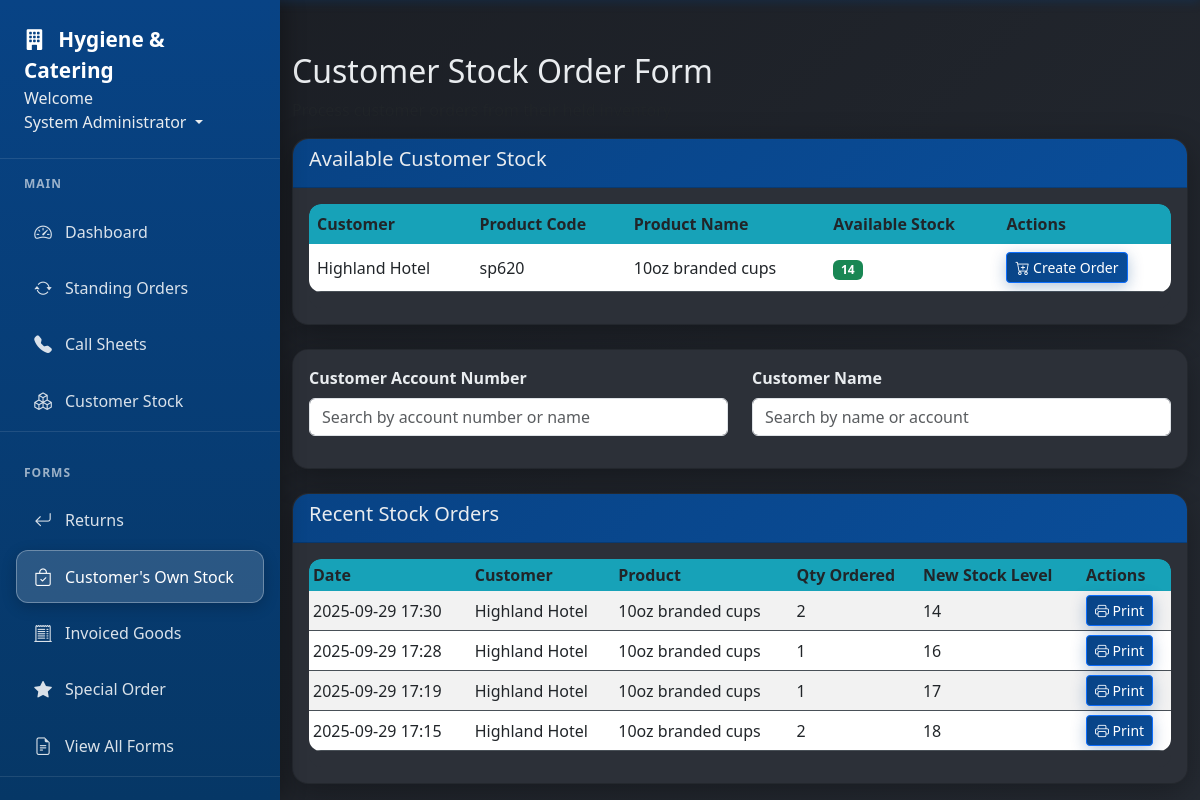
/branded-stock (signed in), run on the app's committed database.
### app/models.py (models this page shows, shortened)
class User(db.Model, UserMixin):
    id = db.Column(db.Integer, primary_key=True)
    username = db.Column(db.String(20), unique=True, nullable=False)  # Keep for system use
    email = db.Column(db.String(120), unique=True, nullable=False, index=True)  # Primary identifier
    full_name = db.Column(db.String(100), nullable=False)
    password_hash = db.Column(db.String(128), nullable=False)  # Changed from 'password' to 'password_hash'
    role = db.Column(db.String(20), nullable=False)
    job_title = db.Column(db.String(100))
    direct_phone = db.Column(db.String(20))
    mobile_phone = db.Column(db.String(20))
    is_active = db.Column(db.Boolean, default=True)
    must_change_password = db.Column(db.Boolean, default=False)
    created_at = db.Column(db.DateTime, nullable=False, default=datetime.utcnow)
    last_login = db.Column(db.DateTime)
    forms = db.relationship('Form', foreign_keys='Form.user_id', backref='author', lazy=True)
    callsheet_entries = db.relationship('CallsheetEntry', backref='entered_by', lazy=True)
    callsheets_created = db.relationship('Callsheet', backref='created_by_user', lazy=True)
    todo_items = db.relationship('TodoItem', backref='user', lazy=True, cascade='all, delete-orphan')
    company_updates = db.relationship('CompanyUpdate', backref='author', lazy=True, cascade='all, delete-orphan')

class CustomerStock(db.Model):
    id = db.Column(db.Integer, primary_key=True)
    customer_id = db.Column(db.Integer, db.ForeignKey('customer.id'), nullable=False)
    product_code = db.Column(db.String(50), nullable=True)  # Changed to nullable=True
    product_name = db.Column(db.String(100), nullable=False)
    current_stock = db.Column(db.Integer, nullable=False, default=0)
    reorder_level = db.Column(db.Integer, default=5)  # Alert when stock gets low
    created_at = db.Column(db.DateTime, nullable=False, default=datetime.utcnow)
    updated_at = db.Column(db.DateTime, nullable=False, default=datetime.utcnow, onupdate=datetime.utcnow)
    customer = db.relationship('Customer', backref=db.backref('stock_items', lazy=True))
    transactions = db.relationship('StockTransaction', backref='stock_item', lazy=True, cascade='all, delete-orphan')

class Customer(db.Model):
    id = db.Column(db.Integer, primary_key=True)
    account_number = db.Column(db.String(20), unique=True, nullable=False, index=True)
    name = db.Column(db.String(100), nullable=False, index=True)
    contact_name = db.Column(db.String(100))
    phone = db.Column(db.String(20))
    email = db.Column(db.String(100))
    address = db.Column(db.String(200))
    notes = db.Column(db.Text)
    callsheet_notes = db.Column(db.Text)  # Persistent across all callsheets
    callsheet_entries = db.relationship('CallsheetEntry', backref='customer', lazy=True)

class Form(db.Model):
    id = db.Column(db.Integer, primary_key=True)
    type = db.Column(db.String(50), nullable=False)
    data = db.Column(db.Text, nullable=False)
    date_created = db.Column(db.DateTime, nullable=False, default=datetime.utcnow)
    user_id = db.Column(db.Integer, db.ForeignKey('user.id'), nullable=False)
    is_completed = db.Column(db.Boolean, default=False)
    completed_date = db.Column(db.DateTime, nullable=True)
    completed_by = db.Column(db.Integer, db.ForeignKey('user.id'), nullable=True)
    is_archived = db.Column(db.Boolean, default=False)
    completer = db.relationship('User', foreign_keys=[completed_by], backref='completed_forms')

### app/routes.py (the view, shortened to what this page needs)
@main.route('/branded-stock', methods=['GET', 'POST'])
@login_required
def branded_stock():
    form = BrandedStockForm()
    stock_items = CustomerStock.query.join(Customer).order_by(Customer.name, CustomerStock.product_name).all()
    recent_forms = Form.query.filter_by(type='branded_stock').order_by(Form.date_created.desc()).limit(5).all()
    recent_branded_stock = []
    for form_entry in recent_forms:
        form_dict = {
            'id': form_entry.id,
            'date_created': form_entry.date_created,
            'data': json.loads(form_entry.data)
        }
        recent_branded_stock.append(form_dict)
    return render_template('branded_stock.html',
                         title='Customer Stock Orders',
                         form=form,
                         stock_items=stock_items,
                         recent_branded_stock=recent_branded_stock)

### app/templates/branded_stock.html (shortened to what this page needs)
{% extends "base.html" %}
{% block content %}
<h2>Customer Stock Order Form</h2>
<p class="text-muted">Process customer orders from their held inventory</p>
<div class="card mb-4">
  <div class="card-header">
    <h5>Available Customer Stock</h5>
  </div>
  <div class="card-body">
    {% if stock_items and stock_items|length > 0 %}
    <div class="table-responsive">
      <table class="table table-hover">
        <thead>
          <tr>
            <th>Customer</th>
            <th>Product Code</th>
            <th>Product Name</th>
            <th>Available Stock</th>
            <th>Actions</th>
          </tr>
        </thead>
        <tbody>
          {% for item in stock_items %}
          <tr>
            <td>{{ item.customer.name }}</td>
            <td>{{ item.product_code or 'N/A' }}</td>
            <td>{{ item.product_name }}</td>
            <td>
              <span class="badge {% if item.current_stock == 0 %}bg-danger{% elif item.current_stock <= item.reorder_level %}bg-warning{% else %}bg-success{% endif %}">
                {{ item.current_stock }} {{ item.unit_type }}
              </span>
            </td>
            <td>
              <button
                class="btn btn-sm btn-primary"
                onclick="quickSelectItem({{ item.id }}, '{{ item.customer.account_number }}', '{{ item.customer.name }}', '{{ item.product_code or 'N/A' }}', '{{ item.product_name }}', {{ item.current_stock }}, '{{ item.unit_type }}')"
                {% if item.current_stock == 0 %}disabled{% endif %}>
                <i class="bi bi-cart-plus"></i> Create Order
              </button>
            </td>
          </tr>
          {% endfor %}
        </tbody>
      </table>
    </div>
    {% else %}
    <p class="text-muted">No customer stock items found. Add stock items in the Customer Stock page first.</p>
    {% endif %}
  </div>
</div>
<div class="card mt-4">
  <div class="card-body">
    <form method="POST">
      <div class="row mb-3">
        <div class="col-md-6">
          <label class="form-label">Customer Account Number</label>
          <div class="search-container position-relative">
            <input
              type="text"
              class="form-control"
              name="customer_account"
              id="customerAccount"
              placeholder="Search by account number or name"
              required
            />
          </div>
        </div>
        <div class="col-md-6">
          <label class="form-label">Customer Name</label>
          <div class="search-container position-relative">
            <input
              type="text"
              class="form-control"
              name="customer_name"
              id="customerName"
              placeholder="Search by name or account"
              required
            />
          </div>
        </div>
      </div>
    </form>
  </div>
</div>
<div class="card mt-4">
  <div class="card-header">
    <h5>Recent Stock Orders</h5>
  </div>
  <div class="card-body">
    {% if recent_branded_stock and recent_branded_stock|length > 0 %}
    <div class="table-responsive">
      <table class="table table-striped table-sm">
        <thead>
          <tr>
            <th>Date</th>
            <th>Customer</th>
            <th>Product</th>
            <th>Qty Ordered</th>
            <th>New Stock Level</th>
            <th>Actions</th>
          </tr>
        </thead>
        <tbody>
          {% for delivery in recent_branded_stock %}
          <tr>
            <td>{{ delivery.date_created.strftime('%Y-%m-%d %H:%M') if delivery.date_created else 'N/A' }}</td>
            <td>{{ delivery.data.get('customer_name', delivery.data.get('customer_account', 'N/A')) }}</td>
            <td>{{ delivery.data.get('product_name', delivery.data.get('product_code', 'N/A')) }}</td>
            <td>{{ delivery.data.get('quantity_delivered', 'N/A') }}</td>
            <td>{{ delivery.data.get('current_stock', 'N/A') }}</td>
            <td>
              <a
                href="{{ url_for('main.print_form', form_id=delivery.id) }}"
                class="btn btn-sm btn-primary"
                target="_blank"
              >
                <i class="bi bi-printer"></i> Print
              </a>
            </td>
          </tr>
          {% endfor %}
        </tbody>
      </table>
    </div>
    {% else %}
    <p class="text-muted">No stock orders recorded yet.</p>
    {% endif %}
  </div>
</div>
{% endblock %}

### app/templates/base.html (shortened to what this page needs)
<!DOCTYPE html>
<html lang="en">
  <head>
    <link
      rel="stylesheet"
      href="{{ url_for('static', filename='style.css') }}"
    />
    <link
      href="https://cdn.jsdelivr.net/npm/bootstrap@5.3.0/dist/css/bootstrap.min.css"
      rel="stylesheet"
    />
    <link
      href="https://cdn.jsdelivr.net/npm/bootstrap-icons@1.11.0/font/bootstrap-icons.css"
      rel="stylesheet"
    />
  </head>
  <body>
    <nav class="nav-sidebar" id="navSidebar">
      <div class="nav-sidebar-header">
        <a href="{{ url_for('main.dashboard') }}" class="nav-sidebar-brand">
          <i class="bi bi-building-fill me-2"></i>
          Hygiene & Catering
        </a>
        <li class="nav-item dropdown" style="display: block">
          <text>Welcome</text>
          <a
            class="nav-link dropdown-toggle"
            href="#"
            id="userDropdown"
            role="button"
            data-bs-toggle="dropdown"
          >
             {{ current_user.full_name or
            current_user.username }}
          </a>
        </li>
      </div>
      {% if current_user.is_authenticated %}
      <div class="nav-sidebar-nav">
        <div class="nav-section">
          <div class="nav-section-title">Main</div>
          <div class="nav-item">
            <a class="nav-link" href="{{ url_for('main.dashboard') }}">
              <i class="bi bi-speedometer2"></i>
              Dashboard
            </a>
          </div>
          <div class="nav-item">
            <a class="nav-link" href="{{ url_for('main.standing_orders') }}">
              <i class="bi bi-arrow-repeat"></i>
              Standing Orders
            </a>
          </div>
          <div class="nav-item">
            <a class="nav-link" href="{{ url_for('main.callsheets') }}">
              <i class="bi bi-telephone-fill"></i>
              Call Sheets
            </a>
          </div>
          <div class="nav-item">
            <a class="nav-link" href="{{ url_for('main.customer_stock') }}">
              <i class="bi bi-boxes"></i>
              Customer Stock
            </a>
          </div>
        </div>
        <div class="nav-section">
          <div class="nav-section-title">Forms</div>
          <div class="nav-item">
            <a class="nav-link" href="{{ url_for('main.returns') }}">
              <i class="bi bi-arrow-return-left"></i>
              Returns
            </a>
          </div>
          <div class="nav-item">
            <a class="nav-link" href="{{ url_for('main.branded_stock') }}">
              <i class="bi bi-bag-check"></i>
              Customer's Own Stock
            </a>
          </div>
          <div class="nav-item">
            <a class="nav-link" href="{{ url_for('main.invoice_correction') }}">
              <i class="bi bi-receipt-cutoff"></i>
              Invoiced Goods
            </a>
          </div>
          <div class="nav-item">
            <a class="nav-link" href="{{ url_for('main.special_order') }}">
              <i class="bi bi-star-fill"></i>
              Special Order
            </a>
          </div>
          <div class="nav-item">
            <a class="nav-link" href="{{ url_for('main.forms') }}">
              <i class="bi bi-file-earmark-text"></i>
              View All Forms
            </a>
          </div>
        </div>
      </div>
      {% endif %}
    </nav>
    <div class="main-content" id="mainContent">
      <div class="container-fluid">
         {% block content %}{% endblock %}
      </div>
    </div>
  </body>
</html>

### data on the page
User: full_name "System Administrator"
CustomerStock: customer.name "Highland Hotel", product_code "sp620", product_name "10oz branded cups", current_stock "14", date_created "2025-09-29 17:30", data.get "Highland Hotel", data.get "10oz branded cups", data.get "2", data.get "14", date_created "2025-09-29 17:15", data.get "18"
Form: date_created "2025-09-29 17:28"
Form: date_created "2025-09-29 17:19"

### other printed values
{{ delivery.data.get('quantity_delivered', 'N/A') }} "1" "1"
{{ delivery.data.get('current_stock', 'N/A') }} "16" "17"
